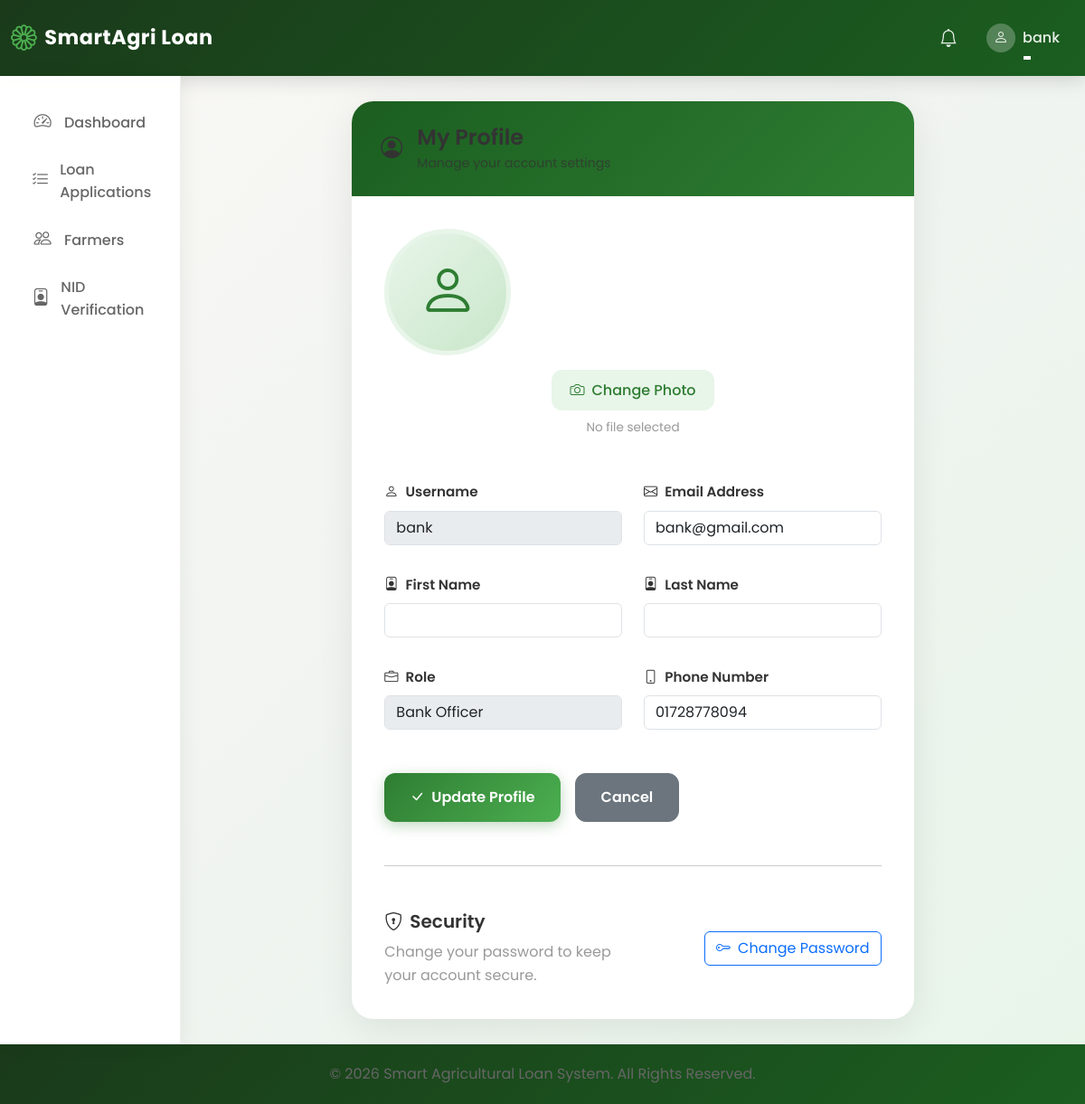
The page /profile/ (signed in) on the database as committed earlier.
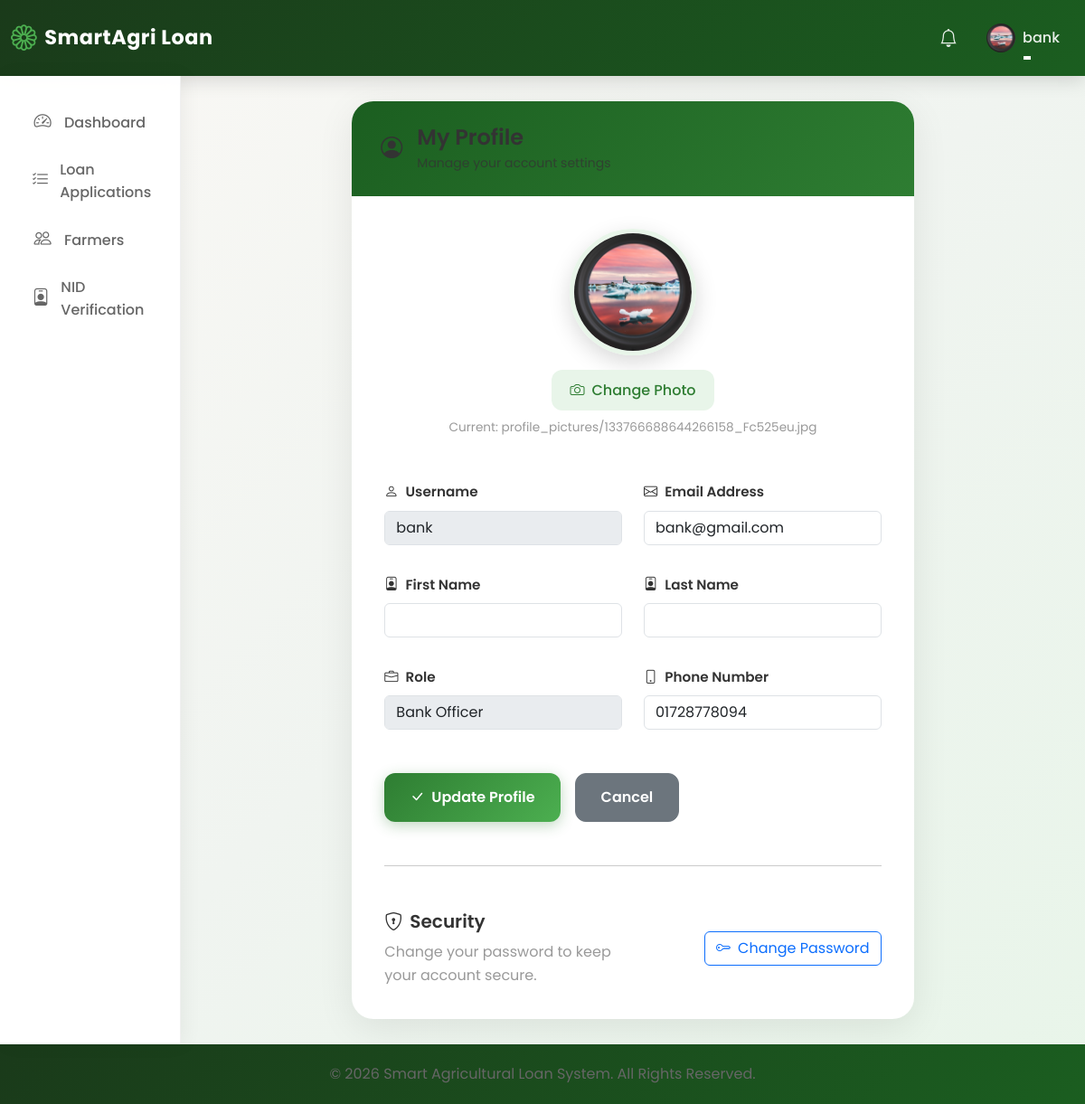
The same page on the database as committed later.
### loan_app/models.py (models this page shows, shortened)
class User(AbstractUser):
    ROLE_CHOICES = [
        ("Farmer", "Farmer"),
        ("Bank Officer", "Bank Officer"),
        ("Admin", "Admin"),
    ]
    role = models.CharField(max_length=20, choices=ROLE_CHOICES, default="Farmer")
    is_approved = models.BooleanField(
        default=False, help_text="For Bank Officers - requires admin approval"
    )
    phone_number = models.CharField(max_length=20, blank=True)
    profile_picture = models.ImageField(
        upload_to="profile_pictures/", blank=True, null=True
    )
    is_verified = models.BooleanField(default=False)
    nid_card_front = models.FileField(
        upload_to="nid_cards/",
        blank=True,
        null=True,
        help_text="Upload NID card front side",
    )
    nid_card_back = models.FileField(
        upload_to="nid_cards/",
        blank=True,
        null=True,
        help_text="Upload NID card back side",
    )
    nid_verified = models.BooleanField(
        default=False, help_text="Whether NID has been verified by bank officer"
    )
    nid_verified_by = models.ForeignKey(
        "self",
        on_delete=models.SET_NULL,
        null=True,
        blank=True,
        related_name="nid_verifications",
    )
    nid_verified_at = models.DateTimeField(null=True, blank=True)
    nid_number = models.CharField(
        max_length=20,
        blank=True,
        unique=True,
        null=True,
        help_text="National ID number (unique per farmer)",
    )

### loan_app/views.py (the view)
# urls.py: path("profile/", views.profile, name="profile"),
@login_required
def profile(request):
    if request.method == "POST":
        form = UserUpdateForm(request.POST, request.FILES, instance=request.user)
        if form.is_valid():
            form.save()
            messages.success(request, "Profile updated successfully!")
            return redirect("profile")
    else:
        form = UserUpdateForm(instance=request.user)
    return render(request, "registration/profile.html", {"form": form})

### loan_app/forms.py
class UserUpdateForm(forms.ModelForm):
    email = forms.EmailField(required=True)
    phone_number = forms.CharField(max_length=20, required=False)
    role = forms.ChoiceField(choices=User.ROLE_CHOICES, required=False)
    profile_picture = forms.ImageField(
        required=False,
        widget=forms.ClearableFileInput(
            attrs={"class": "form-control", "accept": "image/*"}
        ),
    )
    class Meta:
        model = User
        fields = [
            "username",
            "email",
            "phone_number",
            "role",
            "first_name",
            "last_name",
            "profile_picture",
        ]
    def __init__(self, *args, **kwargs):
        super().__init__(*args, **kwargs)
        for field in self.fields:
            self.fields[field].widget.attrs.update({"class": "form-control"})
        self.fields["role"].disabled = True
        self.fields["username"].disabled = True

### templates/registration/profile.html (shortened to what the changed rows need)
{% extends 'base.html' %}
{% block content %}
<div class="row">
    <div class="col-lg-8 mx-auto">
        <div class="profile-card">
            <div class="card-body">
                <form method="post" enctype="multipart/form-data">
                    <div class="text-center mb-5">
                        {% if user.profile_picture %}
                            <img src="{{ user.profile_picture.url }}"
                                 alt="Profile Picture"
                                 class="profile-avatar mb-3"
                                 id="avatar-preview">
                        {% else %}
                            <div class="avatar-placeholder mb-3" id="avatar-preview">
                                <i class="bi bi-person"></i>
                            </div>
                        {% endif %}
                        <div>
                            <label for="id_profile_picture" class="upload-btn" style="cursor: pointer;">
                            </label>
                        </div>
                        <div class="current-file mt-2">
                            <span id="file-name">{% if user.profile_picture %}Current: {{ user.profile_picture.name }}{% else %}No file selected{% endif %}</span>
                        </div>
                    </div>
                    <div class="row g-4">
                        <div class="col-md-6">
                            <label for="id_username" class="form-label-custom">
                                <i class="bi bi-person me-2"></i>Username
                            </label>
                            {{ form.username }}
                        </div>
                        <div class="col-md-6">
                            <label for="id_email" class="form-label-custom">
                                <i class="bi bi-envelope me-2"></i>Email Address
                            </label>
                            {{ form.email }}
                        </div>
                    </div>
                    <div class="row g-4 mt-2">
                        <div class="col-md-6">
                            <label for="id_first_name" class="form-label-custom">
                                <i class="bi bi-person-badge me-2"></i>First Name
                            </label>
                            {{ form.first_name }}
                        </div>
                        <div class="col-md-6">
                            <label for="id_last_name" class="form-label-custom">
                                <i class="bi bi-person-badge me-2"></i>Last Name
                            </label>
                            {{ form.last_name }}
                        </div>
                    </div>
                    <div class="row g-4 mt-2">
                        <div class="col-md-6">
                            <label for="id_role" class="form-label-custom">
                                <i class="bi bi-briefcase me-2"></i>Role
                            </label>
                            {{ form.role }}
                        </div>
                        <div class="col-md-6">
                            <label for="id_phone_number" class="form-label-custom">
                                <i class="bi bi-phone me-2"></i>Phone Number
                            </label>
                            {{ form.phone_number }}
                        </div>
                    </div>
                </form>
            </div>
        </div>
    </div>
</div>
{% endblock %}

### templates/base.html (shortened to what the changed rows need)
{% load static %}
<!DOCTYPE html>
<html lang="en">
<head>
    <link href="https://cdn.jsdelivr.net/npm/bootstrap@5.3.2/dist/css/bootstrap.min.css" rel="stylesheet">
    <link rel="stylesheet" href="https://cdn.jsdelivr.net/npm/bootstrap-icons@1.11.1/font/bootstrap-icons.css">
    <link rel="stylesheet" href="{% static 'css/custom.css' %}">
</head>
<body>
    <nav class="navbar navbar-expand-lg navbar-dark navbar-custom">
        <div class="container-fluid">
            <div class="collapse navbar-collapse" id="navbarNav">
                <ul class="navbar-nav ms-auto align-items-center">
                    <li class="nav-item dropdown">
                        <a class="nav-link dropdown-toggle d-flex align-items-center" href="#" role="button" data-bs-toggle="dropdown">
                            {% if user.profile_picture %}
                                <img src="{{ user.profile_picture.url }}" class="rounded-circle me-2" style="width: 32px; height: 32px; object-fit: cover;">
                            {% else %}
                                <div class="rounded-circle bg-white bg-opacity-25 d-flex align-items-center justify-content-center me-2" style="width: 32px; height: 32px;">
                                    <i class="bi bi-person"></i>
                                </div>
                            {% endif %}
                            <span>{{ user.username }}</span>
                        </a>
                    </li>
                </ul>
            </div>
        </div>
    </nav>
    <div class="container-fluid">
        <div class="row">
            <div class="col-md-10 content-wrapper">
                {% block content %}{% endblock %}
            </div>
        </div>
    </div>
</body>
</html>

Rows that differ between the two databases and show on the page:
changed User "bank": profile_picture: picture added; profile_picture.name (not shown) → "profile_pictures/133766688644266158_Fc525eu.jpg"
Other text that changed with them:
text no longer shown: "No file selected"
text now shown: "Current:"
